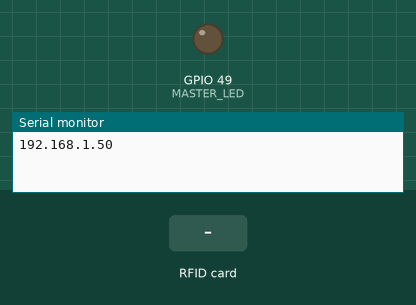
A sketch run on a simulated ESP8266 (NodeMCU). Shown: output pins drawn as LEDs (lit = HIGH), the last lines printed to the serial monitor. Dashed ring = blinking. Inputs (shaded band) come from the test bench. WiFi joins after 1.5 s; servers stay silent unless stated; EEPROM starts erased.

Above: at 6.2 s.
6.3 s: RFID card 80 F3 83 20 held to the reader
At 6.45 s:
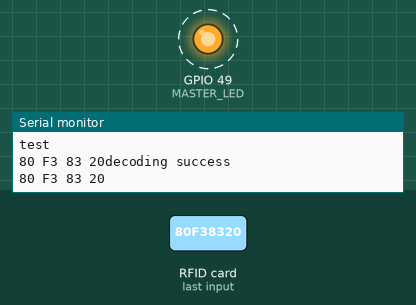
9.3 s: RFID card 43 71 EA 10 held to the reader
At 9.3 s:
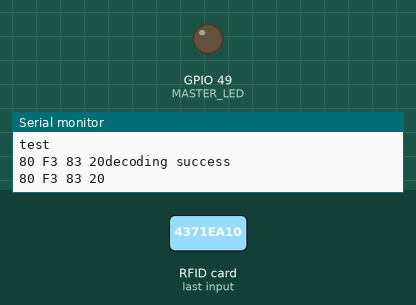
10.9 s: RFID card B3 59 38 0F held to the reader
At 11.61 s:
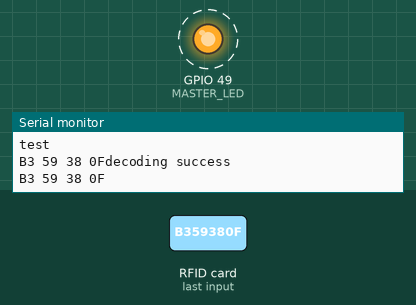
Timing chart, 0 to 19.9 s (numbered marks = the images above; inputs shaded):
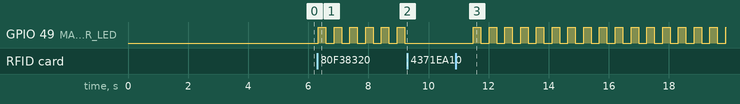

Measured:
- after the input at 6.3 s, GPIO 49 (MASTER_LED): alternates HIGH for 0.25 s and LOW for 0.28 s, starting at once
- after the input at 9.3 s, GPIO 49 (MASTER_LED): stops changing and stays LOW
- after the input at 10.9 s, GPIO 49 (MASTER_LED): alternates HIGH for 0.25 s and LOW for 0.28 s, starting after 0.59 s

The sketch:

esp-rfid.ino
```cpp
#include <SPI.h>
#include <MFRC522.h>
#include <ESP8266WiFi.h>
#include <ESP8266WebServer.h>
#include <Preferences.h>

#define RST_PIN 16
#define SS_PIN 15
#define SUCCESS 169 // RELAY
#define ERROR_LED 179 // error LED and laugh sound
#define MASTER_LED 49 // master led and pig sound
#define RELAY 229 // not relay - green led
#define CARD_ADDED_SOUND 219 // dog barking sound
#define INTERNAL_LED 29

Preferences store;
/*
03 40 F1 AA - 7
43 71 EA 10 - 8
B9 2E D4 0D - 6
80 F3 83 20 - 9
B3 59 38 0F - edg
*/
String masters[] = { "80 F3 83 20", "43 71 EA 10", "B3 59 38 0F", "03 40 F1 AA", "B9 2E D4 0D" };
String cards[255] = {};  // for multiple cardsa
String ssid = "hatushka";
String password = "aaaaaaaa";
int addedCards = 0;
bool master = false;
size_t cardL = sizeof("80 F3 83 20");
int MAXTICKS = 30;
unsigned long prev = 0;
unsigned long interval = 30000;

IPAddress ip(192, 168, 0, 154);
IPAddress gateway(192, 168, 0, 254);
IPAddress subnet(255, 255, 255, 0);
IPAddress dns(192, 168, 0, 254);
MFRC522 mfrc522(SS_PIN, RST_PIN);
ESP8266WebServer server(80);

void initPins() {
  pinMode(ERROR_LED, OUTPUT);
  pinMode(MASTER_LED, OUTPUT);
  pinMode(SUCCESS, OUTPUT);
  pinMode(RELAY, OUTPUT);
  pinMode(CARD_ADDED_SOUND, OUTPUT);
}

void connectWifi() {
  WiFi.mode(WIFI_STA);
  WiFi.config(ip, gateway, subnet, dns);
  WiFi.begin(ssid.c_str(), password.c_str());
  int retries = 10;

  while (retries > 0) {
      delay(500);
      retries--;
  }
  Serial.println(WiFi.localIP());
}

void handleOpen() {
  server.send(200, "tex\t/plain", "It's open, come on in!");
  success(false);
}

void handleAdd() {
  addCard("03 40 F1 AA");
  server.send(200);
}

void handleList() {
  digitalWrite(MASTER_LED, HIGH);
  delay(50);
  server.send(200, "tex\t/plain", cards[0]);
}

void setup() {
  initPins();
  Serial.begin(115200);
  store.begin("rfid", false);
  addedCards = store.getInt("count", 0);
  if (addedCards > 0) {
    for (int i = 0; i < addedCards; i++) {
      String card;
      card = store.getString(String(i).c_str(), "");
      cards[i] = card;
    }
  }
    Serial.end();
    Serial.begin(9600);

  store.putString("ssid", ssid);
  store.putString("password", password);
  delay(10);
  SPI.begin();
  mfrc522.PCD_Init();  // Initiate MFRC522
  connectWifi();
  server.on("/open", handleOpen);
  server.on("/card/add", handleAdd);
  server.on("/card/list", handleList);
  server.begin();
}

String decode() {
  String decoded = "";

  for (byte i = 0; i < mfrc522.uid.size; i++) {
    decoded.concat(String(mfrc522.uid.uidByte[i] < 0x10 ? " 0" : " "));
    decoded.concat(String(mfrc522.uid.uidByte[i], HEX));
  }
  decoded.toUpperCase();
  Serial.print(decoded.substring(1));
  Serial.println("decoding success");

  return decoded.substring(1);
}

void success(bool isNew) {
  if (isNew) {
    digitalWrite(RELAY, HIGH);
    digitalWrite(CARD_ADDED_SOUND, HIGH);
    delay(1000);
    digitalWrite(SUCCESS, HIGH);
    return delay(1000);
  }

  digitalWrite(RELAY, HIGH);
  digitalWrite(CARD_ADDED_SOUND, HIGH);
  digitalWrite(SUCCESS, HIGH);
  delay(3000);
}

bool validateCard(String card) {
  if (addedCards == 255) {
    addedCards = 0;
  }
  for (int i = 0; i < addedCards; i++) {
    if (card == cards[i]) {
      digitalWrite(ERROR_LED, HIGH);
      delay(2000);
      return false;
    }
  }

  return true;
}

bool validateMaster(String card) {
  for (int i = 0; i < 5; i++) {
    if (card == masters[i]) {
      digitalWrite(ERROR_LED, HIGH);
      delay(2000);

      return false;
    }
  }

  return true;
}

void addCard(String card) {
  if (validateCard(card)) {
    cards[addedCards] = card;
    store.putString(String(addedCards).c_str(), card);
    addedCards++;
    store.putInt("count", addedCards);
    success(true);
  }
}

void check(String card) {
  for (int i = 0; i < 5; i++) {
    if (card == masters[i]) {
      int ticks = 0;

      while (ticks <= MAXTICKS) {
        if (mfrc522.PICC_IsNewCardPresent() && mfrc522.PICC_ReadCardSerial()) {
          String newCard = decode();
          if (!validateMaster(newCard)) return;
          return addCard(newCard);
        }
        digitalWrite(MASTER_LED, HIGH);
        delay(250);
        digitalWrite(MASTER_LED, LOW);
        delay(250);
        ticks++;
      }

      return success(false);
    }
  }

  for (int i = 0; i < addedCards; i++) {
    if (card == cards[i]) {
      return success(false);
    }
  }

  digitalWrite(ERROR_LED, HIGH);
  delay(1000);
}

void hydrate() {
  unsigned long cur = millis();

  if (cur - prev >= interval) {
    Serial.println("Reconnecting to WiFi...");
    WiFi.disconnect();
    WiFi.reconnect();
    prev = cur;
  }

  digitalWrite(SUCCESS, LOW);
  digitalWrite(MASTER_LED, LOW);
  digitalWrite(ERROR_LED, LOW);
  digitalWrite(RELAY, LOW);
  digitalWrite(CARD_ADDED_SOUND, LOW);

}


void loop() {
  hydrate();
  server.handleClient();

  if (!mfrc522.PICC_IsNewCardPresent()) {
    return;
  }
  if (!mfrc522.PICC_ReadCardSerial()) {
    return;
  }

  Serial.println("test");
  String card = decode();
  Serial.println(card);

  check(card);
}
```
